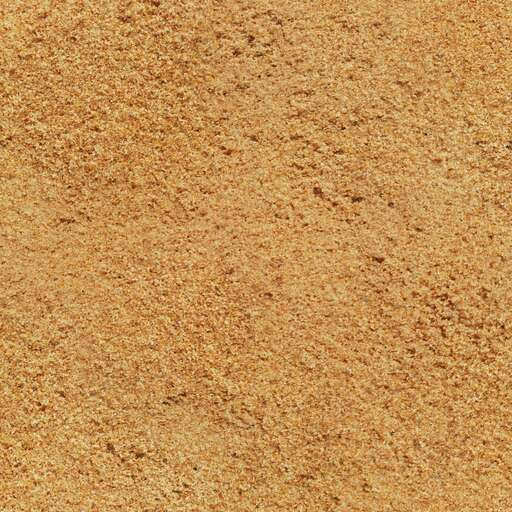
#> input picture images/WhatsApp Image 2025-11-27 at 2.20.16 PM (1).jpeg, 512 x 512 px
$ python -i image_processor.py   (imports and definitions only)
#> lines starting #> are read from the running program, lines starting #| are printed output that depends on the picture; after the words box and inside, x2 and y2 are one past the last pixel; in counts of white or black regions, pixels touching at a corner belong together
"""
Image Processing Module for SandVision
Uses OpenCV for image analysis and feature extraction
"""

import cv2
import numpy as np
from scipy import ndimage
import os


def analyze_sand_image(image_path):
    """
    Analyze sand image and extract features

    Args:
        image_path (str): Path to the image file

    Returns:
        dict: Dictionary containing extracted features
    """
    try:
        # Read image
        image = cv2.imread(image_path)
#> image is the input picture: shape (512, 512, 3); mean B, G, R 81.7, 144.9, 196.6
        if image is None:
            raise ValueError("Could not read image file")

        # Convert to RGB
        image_rgb = cv2.cvtColor(image, cv2.COLOR_BGR2RGB)

        # Convert to grayscale
        gray = cv2.cvtColor(image, cv2.COLOR_BGR2GRAY)
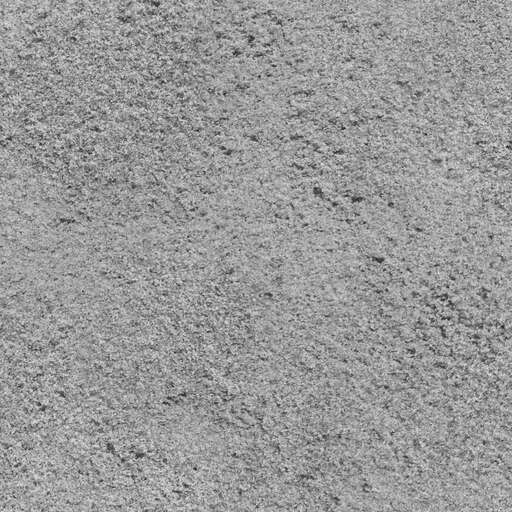
#> gray: shape (512, 512); min 20, max 239, mean 153.2

        # Apply Gaussian blur to reduce noise
        blurred = cv2.GaussianBlur(gray, (5, 5), 0)

        # Apply adaptive thresholding
        thresh = cv2.adaptiveThreshold(
            blurred, 255, cv2.ADAPTIVE_THRESH_GAUSSIAN_C,
            cv2.THRESH_BINARY_INV, 11, 2
        )
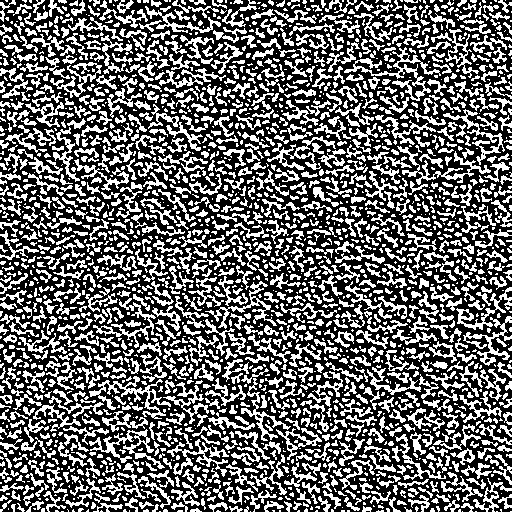
#> thresh: shape (512, 512); 39.7% white in thin lines or dots

        # Morphological operations
        kernel = cv2.getStructuringElement(cv2.MORPH_RECT, (3, 3))
        morph = cv2.morphologyEx(thresh, cv2.MORPH_CLOSE, kernel, iterations=2)
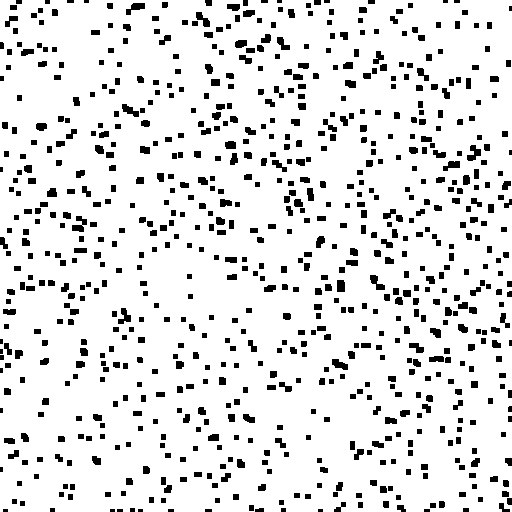
#> morph: shape (512, 512); 88.8% white; 780 black regions (21 under 20 px)

        # Find contours
        contours, _ = cv2.findContours(
            morph, cv2.RETR_EXTERNAL, cv2.CHAIN_APPROX_SIMPLE
        )
#> contours = 1 contour; box (x1, y1, x2, y2) and area: (0, 0, 512, 512) 259751

        # Extract grain features
        grains = []
        for contour in contours:
            area = cv2.contourArea(contour)

            # Filter by minimum area (remove noise)
            if area < 10:
                continue

            perimeter = cv2.arcLength(contour, True)
            if perimeter == 0:
                continue

            # Calculate circularity
            circularity = 4 * np.pi * area / (perimeter ** 2)

            # Get bounding rect
            x, y, w, h = cv2.boundingRect(contour)
            aspect_ratio = float(w) / h if h != 0 else 0

            # Solidity
            hull = cv2.convexHull(contour)
            hull_area = cv2.contourArea(hull)
            solidity = float(area) / hull_area if hull_area > 0 else 0

            grains.append({
                'area': area,
                'perimeter': perimeter,
                'circularity': circularity,
                'aspect_ratio': aspect_ratio,
                'solidity': solidity,
                'equivalent_diameter': np.sqrt(4 * area / np.pi)
            })
#> this loop made 1 pass
#> (area, perimeter, circularity, x, y, w, h, aspect_ratio) on pass 1: (259751, 2410.9, 0.562, 0, 0, 512, 512, 1)
#> after the loop, grains = 1 item

        # Remove temporary file
        if os.path.exists(image_path):
            os.remove(image_path)

        return {
            'total_grains': len(grains),
            'grains': grains,
            'image_shape': image.shape,
            'image_area': image.shape[0] * image.shape[1]
        }

    except Exception as e:
        print(f"Error in analyze_sand_image: {str(e)}")
        raise


# [62 lines left out: functions get_grain_statistics, classify_by_size, not called in this run]

>>> result = analyze_sand_image('../images/WhatsApp Image 2025-11-27 at 2.20.16 PM (1).jpeg')
#> result = 4 items

$ run again, on images/WhatsApp Image 2025-11-27 at 2.20.16 PM (2).jpeg
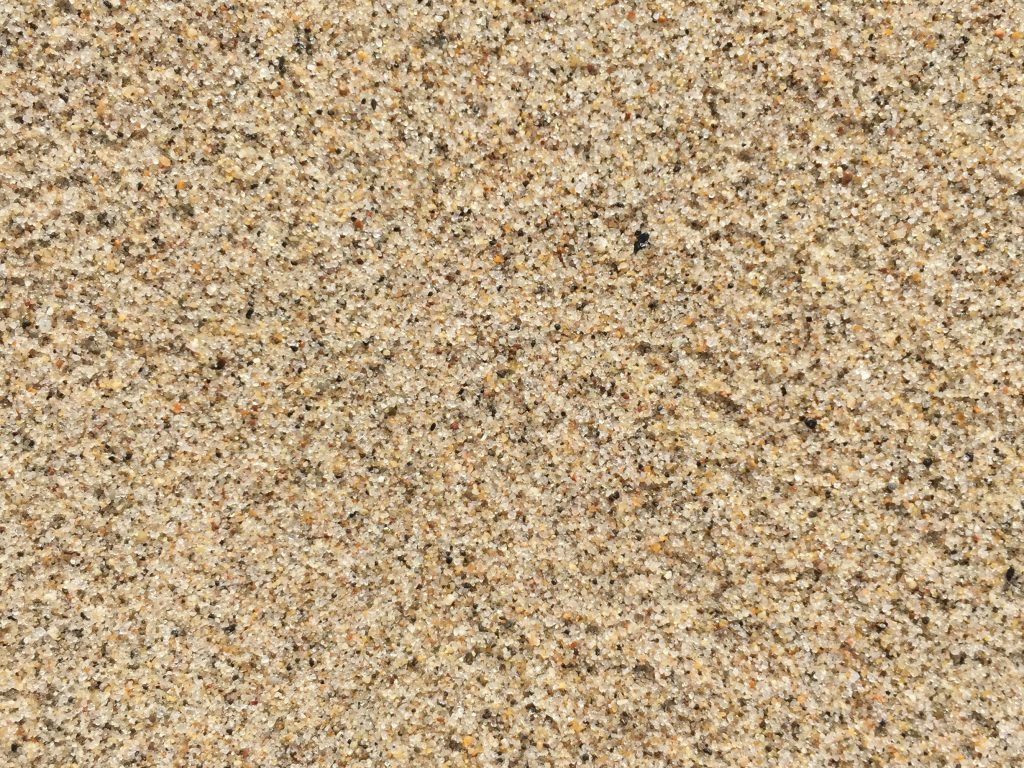
#> input picture images/WhatsApp Image 2025-11-27 at 2.20.16 PM (2).jpeg, 1024 x 768 px
#> in analyze_sand_image, image is the input picture: shape (768, 1024, 3); mean B, G, R 129, 163.9, 188.2
#> in analyze_sand_image, `thresh = cv2.adaptiveThreshold( blurred, 255, cv2.ADAPTIVE_THRESH_GAUS..`:
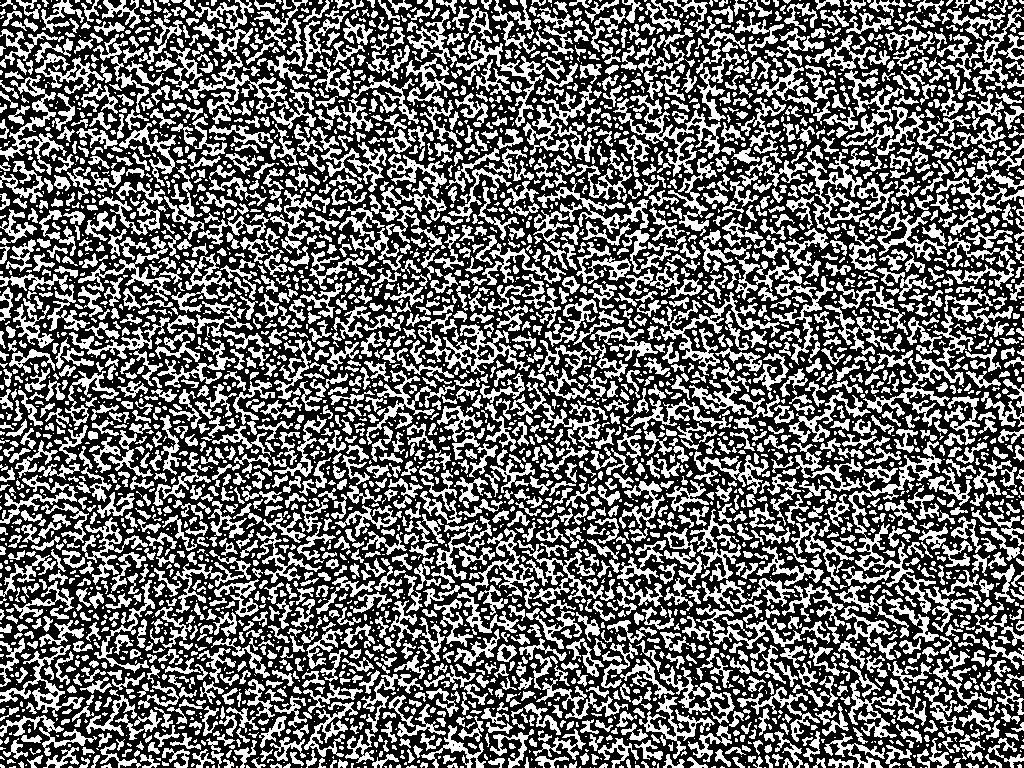
#> thresh: shape (768, 1024); 41.1% white; 4229 white regions (1799 under 20 px), largest, box (x1, y1, x2, y2) and area: (848, 441, 942, 614) 2387, (613, 95, 721, 177) 1885, (188, 22, 276, 116) 1816
#> in analyze_sand_image, `morph = cv2.morphologyEx(thresh, cv2.MORPH_CLOSE, kernel, iterations=2)`:
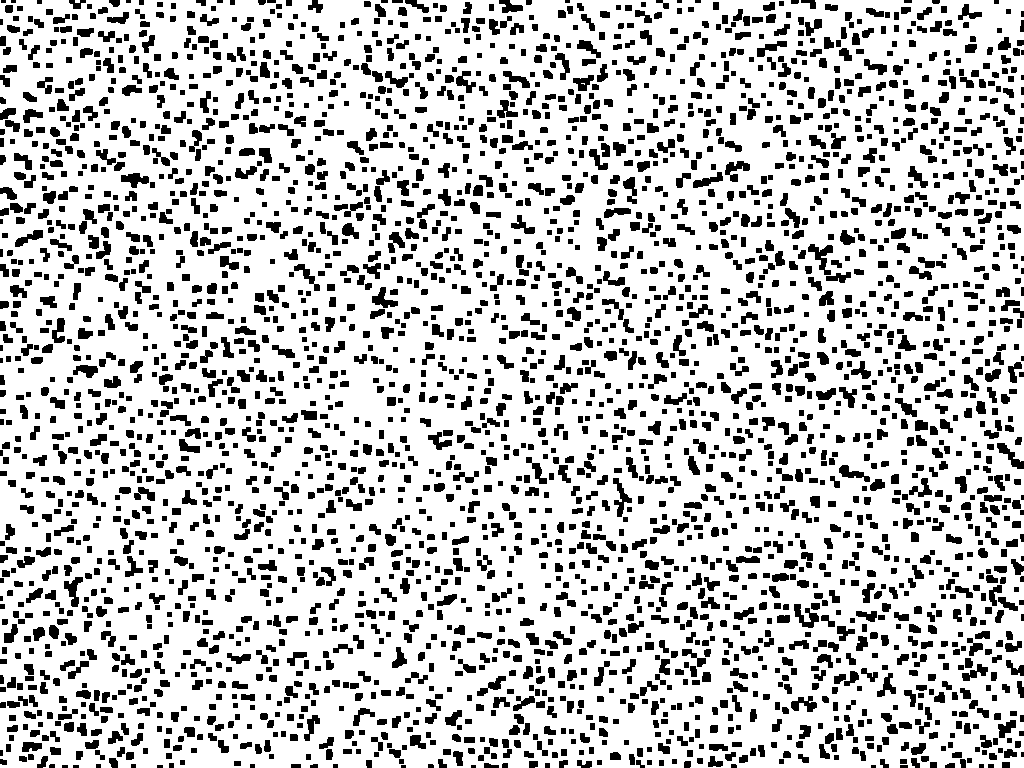
#> morph: shape (768, 1024); 77.4% white; 3307 black regions (31 under 20 px)
#> contours = 2 contours, 1 with area under 20; largest, box (x1, y1, x2, y2) and area: (0, 0, 1024, 768) 778698
#> the loop in analyze_sand_image, `for contour in contours:` made 2 passes
#> (area, perimeter, circularity, x, y, w, h, aspect_ratio) on pass 2: (778697.5, 5123.7, 0.373, 0, 0, 1024, 768, 1.33)
#> after the loop in analyze_sand_image, `for contour in contours:`: grains = 1 item
#> result = 4 items
